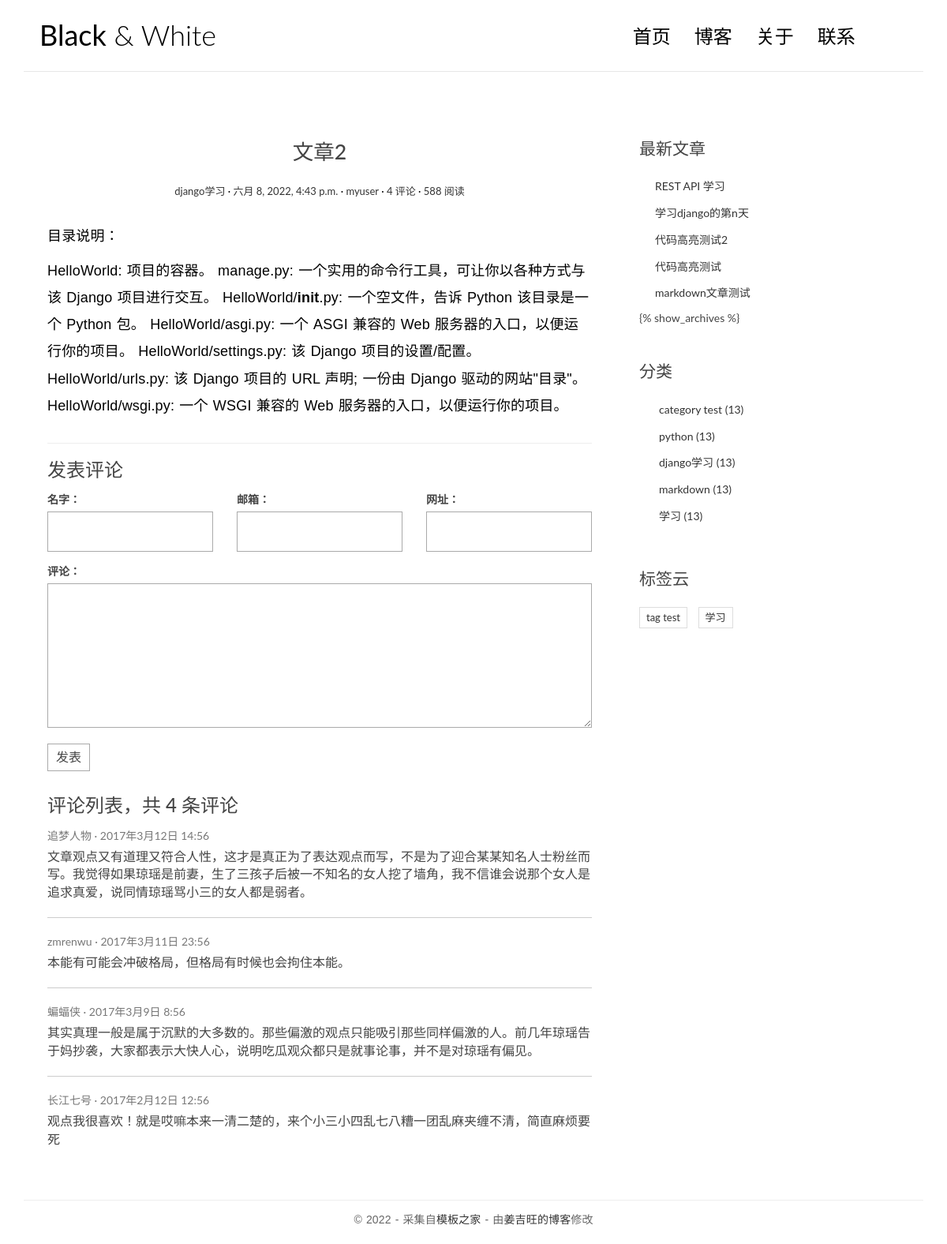
/posts/3/, run on the app's committed database.
### blog/models.py (models this page shows, shortened)
class Post(models.Model):
    title = models.CharField('标题', max_length=70)
    body = models.TextField('正文')
    create_time = models.DateTimeField('创建时间', default=timezone.now)
    modified_time = models.DateTimeField('修改时间')
    excerpt = models.CharField('摘要', max_length=200, blank=True)
    category = models.ForeignKey(
        Category, verbose_name='分类', on_delete=models.CASCADE)
    tags = models.ManyToManyField(Tag, verbose_name='标签', blank=True)
    author = models.ForeignKey(
        User, verbose_name='作者', on_delete=models.CASCADE)
    class Meta:
        verbose_name = '文章'
        verbose_name_plural = verbose_name
    def get_absolute_url(self):
        return reverse('blog:detail', kwargs={'pk': self.pk})

class Category(models.Model):
    name = models.CharField(max_length=100)
    class Meta:
        verbose_name = '分类'
        verbose_name_plural = verbose_name

class Tag(models.Model):
    name = models.CharField(max_length=100)
    class Meta:
        verbose_name = '标签'
        verbose_name_plural = verbose_name

### blog/views.py (the view)
# urls.py: path('posts/<int:pk>/', views.detail, name='detail'),
def detail(request, pk):
    post = get_object_or_404(Post, pk=pk)
    md = markdown.Markdown(extensions=[
        'markdown.extensions.extra',
        'markdown.extensions.codehilite',
        'markdown.extensions.toc',
        TocExtension(slugify=slugify),
    ])
    post.body = md.convert(post.body)
    m = re.search(
        r'<div class = "toc">\s*<ul>(.*)</ul>\s*</div>', md.toc, re.S)
    post.toc = m.group(1) if m is not None else ''
    return render(request, 'blog/detail.html', context={'post': post})

### blog/templatetags/blog_extras.py (called while the page is built)
@register.inclusion_tag('blog/inclusions/_recent_posts.html', takes_context=True)
def show_recent_posts(context, num=5):
    return {
        'recent_post_list': Post.objects.all().order_by('-create_time')[:num],
    }

@register.inclusion_tag('blog/inclusions/_categories.html', takes_context=True)
def show_categories(context):
    return {
        'category_list': Category.objects.all(),
    }

@register.inclusion_tag('blog/inclusions/_tags.html', takes_context=True)
def show_tags(context):
    return {
        'tag_list': Tag.objects.all(),
    }

### templates/blog/detail.html (shortened to what this page needs)
{% extends 'base.html' %}
            {% block main %}
            <article class="post post-{{ post.pk }}">
              <header class="entry-header">
                <h1 class="entry-title">{{ post.title }}</h1>
                <div class="entry-meta">
                  <span class="post-category"
                    ><a href="#">{{ post.category.name }}</a></span
                  >
                  <span class="post-date"
                    ><a href="#"
                      ><time
                        class="entry-date"
                        datetime="{{ post.create_time }}"
                        >{{post.create_time}}</time
                      ></a
                    ></span
                  >
                  <span class="post-author"
                    ><a href="#">{{ post.author }}</a></span
                  >
                  <span class="comments-link"><a href="#">4 评论</a></span>
                  <span class="views-count"><a href="#">588 阅读</a></span>
                </div>
              </header>
              <div class="entry-content clearfix">{{ post.body|safe }}</div>
            </article>
            <section class="comment-area" id="comment-area">
              <hr />
              <h3>发表评论</h3>
              <form action="#" method="post" class="comment-form">
                <div class="row">
                  <div class="col-md-4">
                    <label for="id_name">名字：</label>
                    <input type="text" id="id_name" name="name" required />
                  </div>
                  <div class="col-md-4">
                    <label for="id_email">邮箱：</label>
                    <input type="email" id="id_email" name="email" required />
                  </div>
                  <div class="col-md-4">
                    <label for="id_url">网址：</label>
                    <input type="text" id="id_url" name="url" />
                  </div>
                  <div class="col-md-12">
                    <label for="id_comment">评论：</label>
                    <textarea
                      name="comment"
                      id="id_comment"
                      required
                    ></textarea>
                    <button type="submit" class="comment-btn">发表</button>
                  </div>
                </div>
              </form>
              <div class="comment-list-panel">
                <h3>评论列表，共 <span>4</span> 条评论</h3>
                <ul class="comment-list list-unstyled">
                  <li class="comment-item">
                    <span class="nickname">追梦人物</span>
                    <time
                      class="submit-date"
                      datetime="2012-11-09T23:15:57+00:00"
                      >2017年3月12日 14:56</time
                    >
                    <div class="text">
                      文章观点又有道理又符合人性，这才是真正为了表达观点而写，不是为了迎合某某知名人士粉丝而写。我觉得如果琼瑶是前妻，生了三孩子后被一不知名的女人挖了墙角，我不信谁会说那个女人是追求真爱，说同情琼瑶骂小三的女人都是弱者。
                    </div>
                  </li>
                  <li class="comment-item">
                    <span class="nickname">zmrenwu</span>
                    <time
                      class="submit-date"
                      datetime="2012-11-09T23:15:57+00:00"
                      >2017年3月11日 23:56</time
                    >
                    <div class="text">
                      本能有可能会冲破格局，但格局有时候也会拘住本能。
                    </div>
                  </li>
                  <li class="comment-item">
                    <span class="nickname">蝙蝠侠</span>
                    <time
                      class="submit-date"
                      datetime="2012-11-09T23:15:57+00:00"
                      >2017年3月9日 8:56</time
                    >
                    <div class="text">
                      其实真理一般是属于沉默的大多数的。那些偏激的观点只能吸引那些同样偏激的人。前几年琼瑶告于妈抄袭，大家都表示大快人心，说明吃瓜观众都只是就事论事，并不是对琼瑶有偏见。
                    </div>
                  </li>
                  <li class="comment-item">
                    <span class="nickname">长江七号</span>
                    <time
                      class="submit-date"
                      datetime="2012-11-09T23:15:57+00:00"
                      >2017年2月12日 12:56</time
                    >
                    <div class="text">
                      观点我很喜欢！就是哎嘛本来一清二楚的，来个小三小四乱七八糟一团乱麻夹缠不清，简直麻烦要死
                    </div>
                  </li>
                </ul>
              </div>
            </section>
            {% endblock main %}

### templates/blog/inclusions/_recent_posts.html
<div class="widget widget-recent-posts">
  <h3 class="widget-title">最新文章</h3>
  <ul>
    {% for post in recent_post_list %}
    <li>
      <a href="{{ post.get_absolute_url }}">{{ post.title }}</a>
    </li>
    {% empty %} 暂无文章 {% endfor %}
  </ul>
</div>

### templates/blog/inclusions/_categories.html
<div class="widget widget-category">
  <h3 class="widget-title">分类</h3>
  <ul>
    {% for category in category_list %}
    <li>
      <a href="{% url 'blog:category' category.pk %}"
        >{{ category.name }} <span class="post-count">(13)</span></a
      >
    </li>
    {% endfor %}
  </ul>
</div>

### templates/blog/inclusions/_tags.html
<div class="widget widget-tag-cloud">
  <h3 class="widget-title">标签云</h3>
  <ul>
    {% for tag in tag_list %}
    <li>
      <a href="{% url 'blog:tag' tag.pk %}">{{ tag.name }}</a>
    </li>
    {% empty %} 暂无标签！ {% endfor %}
  </ul>
</div>

### blog/static/blog/css/custom.css (style rules this page uses)
* { outline: none; }
h1, h2, h3, h4, h5, h6 { margin-top: 0; }
a { color: #333; }
body { color: #444; font-family: 'Lato', sans-serif; }
p { font-family: 'Ubuntu', sans-serif; font-weight: 400; word-spacing: 1px; letter-spacing: 0.01em; }
.post { background: #fff; padding: 30px 30px 0; }
.entry-title { text-align: center; font-size: 1.9em; margin-bottom: 20px; line-height: 1.6; padding: 10px 20px 0; }
.entry-meta { text-align: center; color: #DDDDDD; font-size: 13px; margin-bottom: 30px; }
.entry-content { font-size: 18px; line-height: 1.9; font-weight: 300; color: #000; }
.post-category::after, .post-date::after, .post-author::after, .comments-link::after { content: ' ·'; color: #000; }
.widget { background: #fff; padding: 30px 0 0; }
.widget-title { font-size: 1.5em; margin-bottom: 20px; line-height: 1.6; padding: 10px 0 0; font-weight: 400; }
.widget-recent-posts ul { padding: 0; margin: 0; padding-left: 20px; }
.widget-recent-posts ul li { list-style-type: none; position: relative; line-height: 170%; margin-bottom: 10px; }
.widget-recent-posts ul li::before { content: '\f3d3'; font-family: "Ionicons"; position: absolute; left: -17px; top: 3px; font-size: 16px; color: #000; }
.widget-category ul { padding: 0; margin: 0; padding-left: 25px; }
.widget-category ul li { list-style-type: none; position: relative; line-height: 170%; margin-bottom: 10px; }
.widget-category ul li::before { content: '\f3fe'; font-family: "Ionicons"; position: absolute; left: -25px; top: 1px; font-size: 18px; color: #000; }
.widget-tag-cloud ul { padding: 0; margin: 0; margin-right: -10px; }
.widget-tag-cloud ul li { list-style-type: none; font-size: 13px; display: inline-block; margin-right: 10px; margin-bottom: 10px; padding: 3px 8px; border: 1px solid #ddd; }
.contact-form input, .comment-form input { border: 1px solid #aaa; margin-bottom: 15px; width: 100%; padding: 15px 15px; font-size: 16px; line-height: 100%; transition: 0.4s border-color linear; }
.contact-form textarea, .comment-form textarea { border: 1px solid #aaa; margin-bottom: 15px; width: 100%; padding: 15px 15px; font-size: 16px; line-height: 20px !important; min-height: 183px; transition: 0.4s border-color linear; }
.comment-area { padding: 0 30px 0; }
.comment-form { margin-top: 15px; }
.comment-form .comment-btn { background-color: #fff; border: 1px solid #aaa; font-size: 16px; padding: 5px 10px; }
.comment-list-panel { margin-top: 30px; }
.comment-list { margin-top: 15px; }
.comment-item:not(:last-child) { border-bottom: 1px #ccc solid; margin-bottom: 20px; padding-bottom: 20px; }
.comment-item .nickname, .comment-item .submit-date { color: #777; font-size: 14px; }
.comment-item .nickname:after { content: ' ·'; }
.comment-item .text { padding-top: 5px; font-size: 16px; }

### data on the page
Post: title "文章2", category.name "django学习", create_time "六月 8, 2022, 4:43 p.m.", author "myuser", body "目录说明： HelloWorld: 项目的容器。 manage.py: 一个实用的命令行工具，可让你以各种方式与该 Django 项目进行交互。 HelloWorld/ init .py: 一个空文件，告诉 Python 该目录是一个 Python 包。 HelloWorld/asgi.py: 一个 ASGI 兼容的 Web 服务器的入口，以便运行你的项目。 HelloWorld/settings.py: 该 Django 项目的设置/配置。 HelloWorld/urls.py: 该 Django 项目的 URL 声明; 一份由 Django 驱动的网站\"目录\"。 HelloWorld/wsgi.py: 一个 WSGI 兼容的 Web 服务器的入口，以便运行你的项目。"
Post: title "REST API 学习"
Post: title "学习django的第n天"
Post: title "代码高亮测试2"
Post: title "代码高亮测试"
Post: title "markdown文章测试"
Category: name "category test"
Category: name "python"
Category: name "django学习"
Category: name "markdown"
Category: name "学习"
Tag: name "tag test"
Tag: name "学习"
